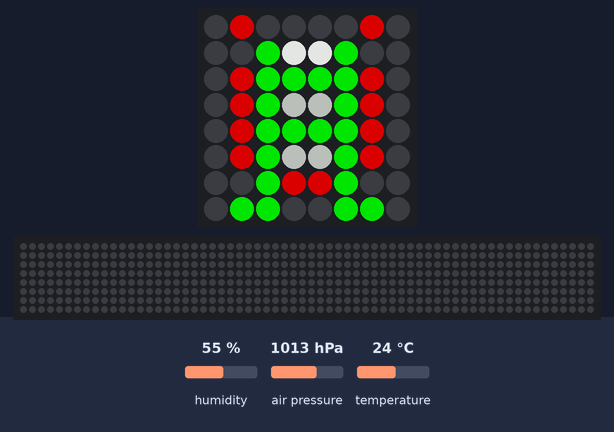
A program run on a simulated Raspberry Pi (BCM pin numbers) with a Sense HAT. Parts: the Sense HAT's 8×8 RGB LED matrix, a strip that is not on the board, showing the scrolling text unrolled. The test bench sets the inputs (shaded band); at power-on: humidity 55 %, air pressure 1013 hPa, temperature 24 °C. Dim RGB values are drawn brighter than linear; the 64×8 strip is a reading aid, not a part: it shows the text the matrix is scrolling, unrolled, one strip-width of it at a time.

Above: at 0.1 s.
At 4.67 s:
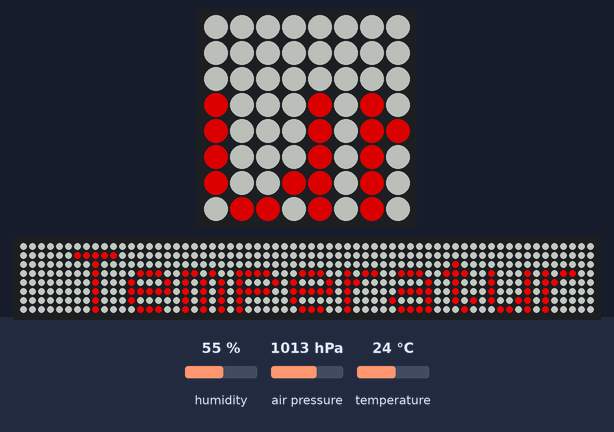
At 9.53 s:
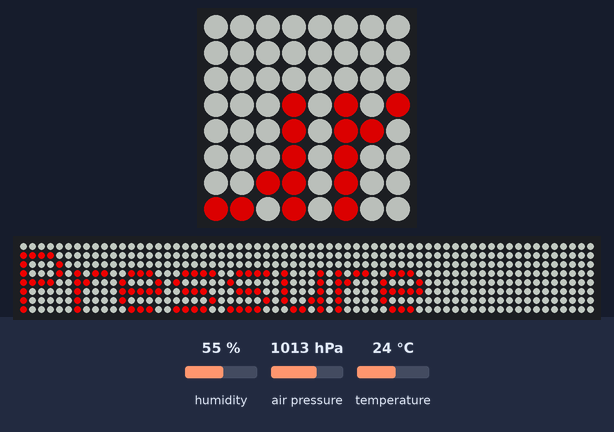
At 18.97 s:
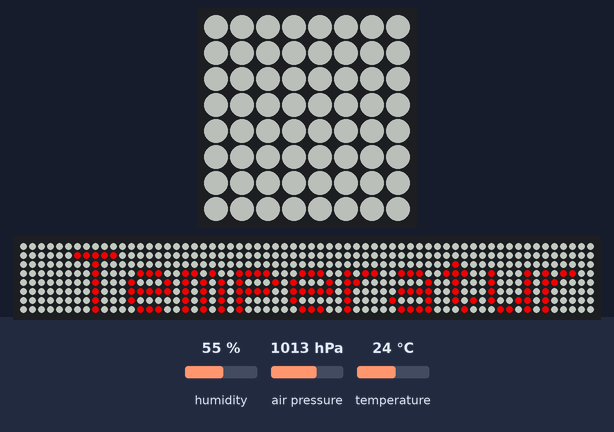
At 29.41 s:
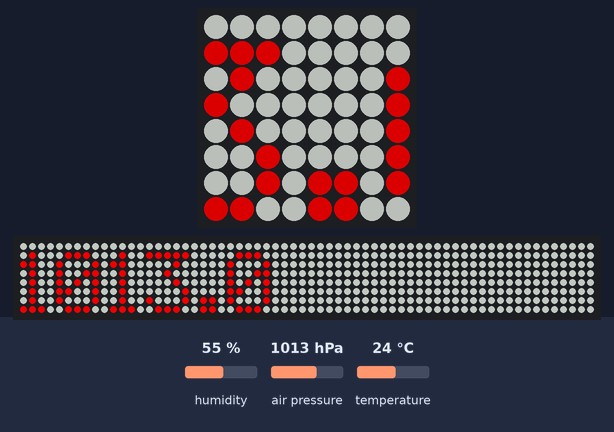
At 39.94 s:
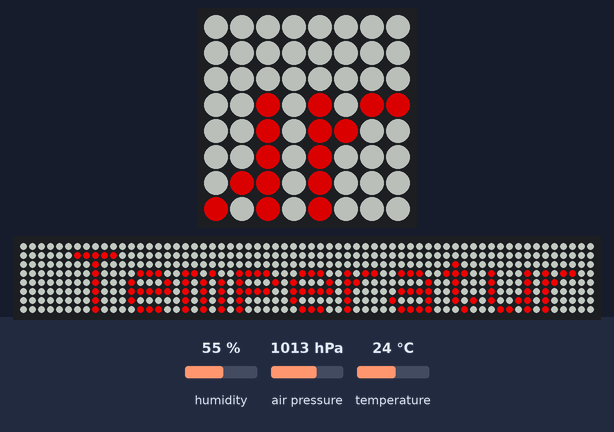

The program:

atmospheric_code.py
```python
from sense_hat import SenseHat
from time import sleep
sense = SenseHat()

sense.clear()
sense.low_light=True

g = (0,255,0)
r = (200,0,0)
w = (100,100,100)
e = (0,0,0)
b = (255,255,255)
red = (250,50,50)

def robo():
    paxi = [
        e, r, e, e, e, e, r, e,
        e, e, g, b, b, g, e, e,
        e, r, g, g, g, g, r, e,
        e, r, g, w, w, g, r, e,
        e, r, g, g, g, g, r, e,
        e, r, g, w, w, g, r, e,
        e, e, g, r, r, g, e, e,
        e, g, g, e, e, g, g, e
    ]
    return paxi

images = [robo]
count = 0

t=sense.get_temperature()
s=sense.get_pressure()
h=sense.get_humidity()

t=round(t,2)
s=round(s,2)
h=round(h,2)

message =" Temperature " + str(t) + " Pressure " + str(s) + " Humidity  " +  str(h)

while(True):
    sense.set_pixels(images[count % len(images)]())
    sleep(1)
    count += 1
    sense.show_message(message,scroll_speed=.06,text_colour=r,back_colour=w)
```
